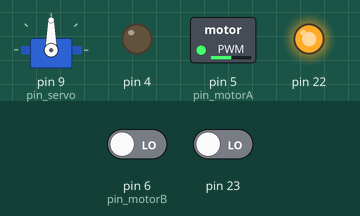
Recording of a sketch running on a simulated Arduino Leonardo, built with avr-gcc and run on an emulated ATmega32U4. On the bench: servo, switched loads named in the sketch (green lamp = pin HIGH), output pins drawn as LEDs (lit = HIGH). Inputs (shaded band) come from the test bench; at power-on: pin 6 (pin_motorB) LOW, pin 23 LOW.

Above: at 2.2 s.
2.3 s: pin 6 (pin_motorB) driven HIGH
At 3.4 s:
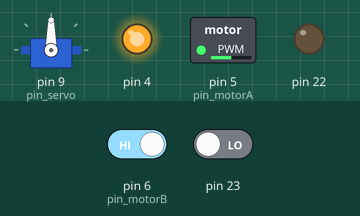
5.3 s: pin 23 driven HIGH
At 6.0 s:
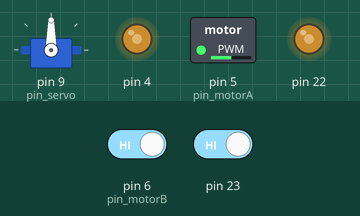
6.8 s: pin 6 (pin_motorB) driven LOW
At 7.6 s:
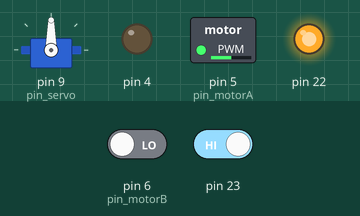
Timing chart, 0 to 15.8 s (numbered marks = the images above; inputs shaded):
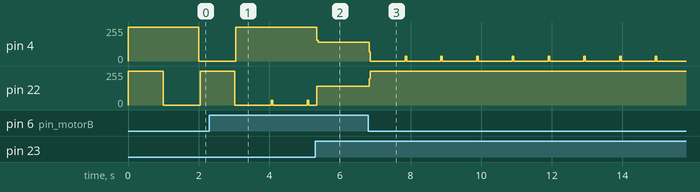

The sketch:

Spark_sabertooth_motor.ino
```cpp
/*************************************************************
 * Dog Bot Motor Code. Codename: Sparky
 *
 * @author: Audrey Yeoh
 *************************************************************/
// to do: get encoder values to make 2d map

#include "NewPing.h"
#include "GP2D02.h"
#include <Servo.h>

#define STOP 128

Servo ir_servo;

int servo_pos = 0;
int pin_servo = 9;

int pin_motorA = 5;
int pin_motorB = 6;

int forward_thresh = 90;

int front_right_vin = 22;
int front_right_vo = 23;
int front_left_vin = 24;
int front_left_vo = 25;
int left_vin = 26;
int left_vo = 27;
int right_vin = 28;
int right_vo = 29;


/*
const int INPUT_DATA_PIN = 7;
 const int OUTPUT_CLOCK_PIN = 2; // the wire with diode (yellow)
 GP2D02 distanceSensor(INPUT_DATA_PIN,OUTPUT_CLOCK_PIN);*/

// declare IR objects
GP2D02 ir_front_right(front_right_vo, front_right_vin);
GP2D02 ir_front_left(front_left_vo, front_left_vin);
//GP2D02 ir_left(left_vo, left_vin);
//GP2D02 ir_right(right_vo, right_vin);

void setup(){
  pinMode(pin_motorA, OUTPUT);
  pinMode(pin_motorB, OUTPUT);
  ir_servo.attach(pin_servo);
  Serial.begin(115200);
  brake(1000);
}


void forward(int time, int sp){
  int target_sp = map(sp, 0, 100, 128, 255);
  analogWrite(pin_motorA, target_sp);
  analogWrite(pin_motorB, target_sp);
  delay(time);
}

void backward(int time, int sp){
  int target_sp = map(sp, 0, 100, 127, 0);
  analogWrite(pin_motorA, target_sp);
  analogWrite(pin_motorB, target_sp);
  delay(time);
}

void brake(int time){
  analogWrite(pin_motorA, 128);
  analogWrite(pin_motorB, 128);
  delay(time);
}

void left(int time, int left, int right){
  analogWrite(pin_motorA, left);
  analogWrite(pin_motorB, right);
  delay(time);
}

void right(int time, int left, int right){
  analogWrite(pin_motorA, left);
  analogWrite(pin_motorB, right);
  delay(time);
}

void loop(){

  ir_front_right.refresh();
  byte dist_front_right = ir_front_right.read();
  ir_front_left.refresh();
  byte dist_front_left = ir_front_left.read();

  // moving forward if nothing is in the front (look in the array (middle values))
  // while move the servo by an increment
    // take measurement
    // update the array tracker


/*
  if(dist_front_right > forward_thresh || dist_front_left > forward_thresh){
    brake(100);
  }
  else{
    forward(100, 30);
  }*/

/*
  Serial.print(dist_front_right);
  Serial.print("\t");
  Serial.print(dist_front_left);
  Serial.print("\t");
  Serial.print(dist_left);
  Serial.print("\t");
  Serial.println(dist_right);*/

  /*
  forward(1000, 30);
   brake(2000);
   backward(1000, 30);
   brake(2000);
   left(1000, 150, STOP);
   right(1000, STOP, 150);*/
}
```

GP2D02.cpp
```cpp
/*
 *  GP2D02.cpp
 *
 *
 *  Created by Scott Bezek on 6/10/09.
 *
 */

#include "GP2D02.h"
#include "Arduino.h"

GP2D02::GP2D02(int inputDataPin, int outputClockPin){
	_inputDataPin=inputDataPin;
	_outputClockPin=outputClockPin;

	pinMode(_outputClockPin, OUTPUT);
	pinMode(_inputDataPin, INPUT);
	digitalWrite(_outputClockPin,HIGH);
}

void GP2D02::refresh(){
	if (millis() < _lastReadMillis + 5){
		return;
	}

	byte distanceData = 72; //start with non-zero number to help troubleshoot
	digitalWrite(_outputClockPin,LOW);
	delayMicroseconds(5);
	int safetyCounter=0;
	while(digitalRead(_inputDataPin)!=HIGH && safetyCounter<999)  //wait for input high
	{
		safetyCounter++;
		delayMicroseconds(1000);
	}
	delay(4);
	distanceData=shiftIn();


	digitalWrite(_outputClockPin,HIGH);

	//Serial.println(safetyCounter,DEC);

	_distance = distanceData;
	_lastReadMillis = millis();
}

byte GP2D02::read() {
	return _distance;
}


//shiftIn function adopted from http://www.arduino.cc/en/Tutorial/ShftIn22

////// ----------------------------------------shiftIn function
///// just needs the location of the data pin and the clock pin
///// it returns a byte with each bit in the byte corresponding
///// to a pin on the shift register. leftBit 7 = Pin 7 / Bit 0= Pin 0
byte GP2D02::shiftIn() {
	int i;
	int temp = 0;
	int pinState;
	byte myDataIn = 0;

	pinMode(_outputClockPin, OUTPUT);
	pinMode(_inputDataPin, INPUT);
	//we will be holding the clock pin high 8 times (0,..,7) at the
	//end of each time through the for loop

	//at the begining of each loop when we set the clock low, it will
	//be doing the necessary low to high drop to cause the shift
	//register's DataPin to change state based on the value
	//of the next bit in its serial information flow.
	//The register transmits the information about the pins from pin 7 to pin 0
	//so that is why our function counts down

	digitalWrite(_outputClockPin, 1);

	for (i=7; i>=0; i--)
	{
		delayMicroseconds(50);
		digitalWrite(_outputClockPin, 0);
		delayMicroseconds(50);
		temp = digitalRead(_inputDataPin);
		if (temp) {
			pinState = 1;
			//set the bit to 0 no matter what
			myDataIn = myDataIn | (1 << i);
		}
		else {
			//turn it off -- only necessary for debuging
			//print statement since myDataIn starts as 0
			pinState = 0;
		}

		//Debuging print statements
		//Serial.print(pinState);
		//Serial.print("     ");
		//Serial.println (dataIn, BIN);

		digitalWrite(_outputClockPin, 1);

	}
	//debuging print statements whitespace
	//Serial.println();
	//Serial.println(myDataIn, BIN);
	return myDataIn;
}
```

GP2D02.h
```cpp
/*
 *  GP2D02.h
 *
 *
 *  Created by Scott Bezek on 6/10/09.
 *
 */

#ifndef GP2D02_h
#define GP2D02_h

#include "Arduino.h"

class GP2D02
	{
	public:
		GP2D02(int inputDataPin, int outputClockPin);
		void refresh();
		byte read();
	private:
		int _inputDataPin;
		int _outputClockPin;
		byte _distance;
		unsigned long _lastReadMillis;
		byte shiftIn();
	};

#endif
```

Measured:
- after the input at 2.3 s, pin 4: goes on until 3.1 s, then stays 255/255
- after the input at 5.3 s, pin 4: 255/255 → 139/255 after 0.05 s
- after the input at 6.8 s, pin 4: 139/255 → 68/255 at once, then repeats every 1.0 s: 0/255 0.98 s, 34/255 0.04 s; pin 22: 139/255 → 255/255 at once
